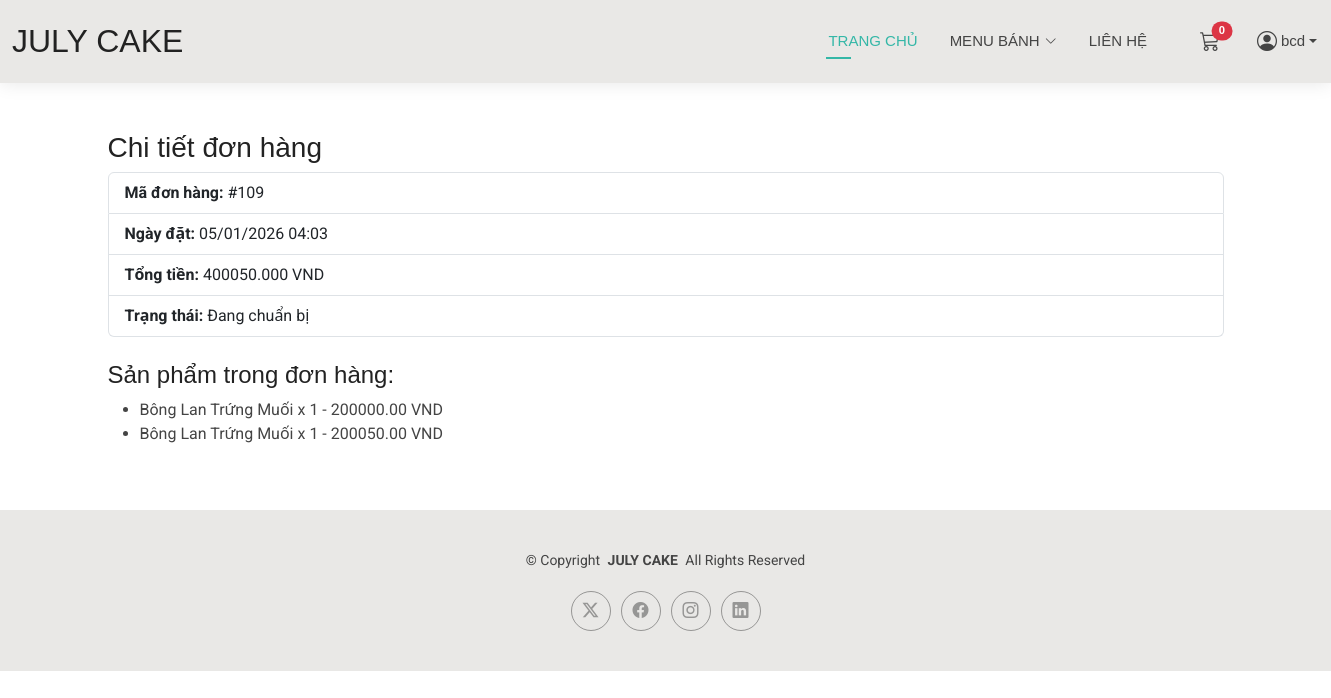
The page /payments/my-orders/109/ (signed in) on the database its author committed.
### payments/models.py (models this page shows, shortened)
class Order(models.Model):
    PAYMENT_CHOICES = [
        ('cod', 'COD'),
        ('vnpay', 'VNPay'),
        ('stripe', 'Stripe'),
        ('paypal', 'PayPal'),
        ('momo', 'MoMo'),
    ]
    STATUS_CHOICES = [
        ('pending', 'Đang xử lý'),
        ('processing', 'Đang chuẩn bị'),
        ('shipping', 'Đang vận chuyển'),
        ('delivered', 'Đã giao hàng'),
        ('cancelled', 'Đã hủy'),
    ]
    user = models.ForeignKey(settings.AUTH_USER_MODEL, null=True, blank=True, on_delete=models.SET_NULL)
    full_name = models.CharField("Người đặt", max_length=255)
    email = models.EmailField("Email", max_length=254, blank=True, null=True)
    phone = models.CharField("Số điện thoại", max_length=50)
    recipient_address = models.CharField("Địa chỉ người nhận", max_length=500)
    note = models.TextField("Ghi chú", blank=True)
    payment_method = models.CharField("Phương thức thanh toán", max_length=50, choices=PAYMENT_CHOICES, default='cod')
    total_amount = models.DecimalField("Tổng tiền", max_digits=12, decimal_places=3, default=Decimal('0'))
    created_at = models.DateTimeField("Thời gian tạo", auto_now_add=True)
    paid = models.BooleanField("Đã thanh toán", default=False)
    status = models.CharField("Trạng thái", max_length=50, choices=STATUS_CHOICES, default='pending')  # Thêm lựa chọn trạng thái
    invoice_token = models.UUIDField(default=uuid.uuid4, editable=False, db_index=True)
    paypal_order_id = models.CharField(max_length=255, blank=True, null=True)
    payment_details = models.JSONField(blank=True, null=True)  # Lưu thông tin chi tiết thanh toán
    momo_order_id = models.CharField(max_length=100, blank=True, null=True)
    class Meta:
        ordering = ['-created_at']  # Sắp xếp theo thời gian tạo, mới nhất lên đầu
        verbose_name = "Order"  # Tên hiển thị trong admin
        verbose_name_plural = "Orders"

class OrderItem(models.Model):
    order = models.ForeignKey(
        Order, related_name='items', on_delete=models.CASCADE
    )  # 1 Order có nhiều OrderItem, liên kết qua khóa ngoại
    product_id = models.IntegerField("Product ID", null=True, blank=True)
    product_name = models.CharField("Tên sản phẩm", max_length=255)
    price = models.DecimalField("Đơn giá", max_digits=12, decimal_places=3)
    quantity = models.PositiveIntegerField("Số lượng", default=1)
    subtotal = models.DecimalField("Thành tiền", max_digits=12, decimal_places=3)
    class Meta:
        verbose_name = "Mặt hàng đơn hàng"
        verbose_name_plural = "Mặt hàng đơn hàng"

### payments/views.py (the view)
# urls.py: path('my-orders/<int:order_id>/', views.customer_order_detail, name='customer_order_detail'),
@login_required
def customer_order_detail(request, order_id):
    order = get_object_or_404(Order, id=order_id, user=request.user)
    items = order.items.all()  # Lấy danh sách sản phẩm trong đơn hàng (order.items liên kết tới OrderItem)
    return render(request, 'payments/customer_order_detail.html', {
        'order': order,
        'items': items,
    })

### cart/context_processors.py (called while the page is built)
def cart_count(request):
    if getattr(request, 'user', None) and request.user.is_authenticated:
        total = CartItem.objects.filter(cart__user=request.user).aggregate(total=Sum('quantity'))['total'] or 0
    else:
        cart = request.session.get('cart', {})
        try:
            total = sum(int(item.get('quantity', 0) or 0) for item in cart.values())
        except Exception:
            total = 0
    return {'cart_count': int(total)}

### payments/templates/payments/customer_order_detail.html
{% extends 'base.html' %}
{% block content %}
<div class="container py-5">
    <h3>Chi tiết đơn hàng</h3>
    <ul class="list-group">
        <li class="list-group-item">
            <strong>Mã đơn hàng:</strong> #{{ order.id }}
        </li>
        <li class="list-group-item">
            <strong>Ngày đặt:</strong> {{ order.created_at|date:"d/m/Y H:i" }}
        </li>
        <li class="list-group-item">
            <strong>Tổng tiền:</strong> {{ order.total_amount }} VND
        </li>
        <li class="list-group-item">
            <strong>Trạng thái:</strong> {{ order.get_status_display }}
        </li>
    </ul>
    <h4 class="mt-4">Sản phẩm trong đơn hàng:</h4>
    <ul>
        {% for item in order.items.all %}
        <li>{{ item.product_name }} x {{ item.quantity }} - {{ item.price|floatformat:2 }} VND</li>
        {% endfor %}
    </ul>
</div>
{% endblock %}

### templates/base.html (shortened to what this page needs)
{% load static %}
<!DOCTYPE html>
<html lang="en">
<head>
  <link href="{% static 'assets/vendor/bootstrap/css/bootstrap.min.css' %}" rel="stylesheet">
  <link href="{% static 'assets/vendor/bootstrap-icons/bootstrap-icons.css' %}" rel="stylesheet">
  <link href="{% static 'assets/vendor/aos/aos.css' %}" rel="stylesheet">
  <link href="{% static 'assets/vendor/swiper/swiper-bundle.min.css' %}" rel="stylesheet">
  <link href="{% static 'assets/vendor/glightbox/css/glightbox.min.css' %}" rel="stylesheet">
  <link href="{% static 'assets/css/main.css' %}" rel="stylesheet">
</head>
<body>
<header id="header" class="header d-flex align-items-center light-background sticky-top">
  <div class="container-fluid position-relative d-flex align-items-center justify-content-between">
    <a href="{% url 'home:index' %}" class="logo d-flex align-items-center me-auto me-xl-0">
      <h1 class="sitename">JULY CAKE</h1>
    </a>
    <nav id="navmenu" class="navmenu">
      <ul>
        <li><a href="{% url 'home:index' %}" class="active">TRANG CHỦ</a></li>
        <li class="dropdown">
          <a href="{% url 'products:list' %}"><span>MENU BÁNH</span> <i class="bi bi-chevron-down toggle-dropdown"></i></a>
        </li>
        <li><a href="{% url 'home:contact' %}">LIÊN HỆ</a></li>
        <li class="ms-3">
          <a href="{% url 'cart:detail' %}" class="position-relative">
            <i class="bi bi-cart3 fs-5"></i>
            <span class="position-absolute top-0 start-100 translate-middle badge rounded-pill bg-danger">
              {% if cart_count %}{{ cart_count }}{% else %}0{% endif %}
            </span>
          </a>
        </li>
        {% if user.is_authenticated %}
         <li class="nav-item dropdown">
              <a class="nav-link dropdown-toggle d-flex align-items-center" href="#" id="userDropdown" role="button" data-bs-toggle="dropdown" aria-expanded="false">
                <i class="bi bi-person-circle fs-5 me-1"></i>
                {{ user.username }}
              </a>
            </li>
        {% else %}
          <li class="ms-3">
            <a href="{% url 'home:login' %}"> Đăng nhập</a>
          </li>
        {% endif %}
      </ul>
    </nav>
  </div>
</header>
{% block content %}
{% endblock %}
<footer id="footer" class="footer light-background">
  <div class="container">
    <div class="copyright text-center">
      <p>© <span>Copyright</span> <strong class="px-1 sitename">JULY CAKE</strong> <span>All Rights Reserved<br></span></p>
    </div>
    <div class="social-links d-flex justify-content-center">
      <a href=""><i class="bi bi-twitter-x"></i></a>
      <a href="https://www.facebook.com/TiemminhlaJulycake"><i class="bi bi-facebook"></i></a>
      <a href="https://www.instagram.com/tiemminhlajulycake/"><i class="bi bi-instagram"></i></a>
      <a href=""><i class="bi bi-linkedin"></i></a>
    </div>
  </div>
</footer>
</body>
</html>

### first_project/static/assets/css/main.css (style rules this page uses)
:root { --default-font: "Roboto", system-ui, -apple-system, "Segoe UI", Roboto, "Helvetica Neue", Arial, "Noto Sans", "Liberation Sans", sans-serif, "Apple Color Emoji", "Segoe UI Emoji", "Segoe UI Symbol", "Noto Color Emoji"; --heading-font: "Raleway", sans-serif; --nav-font: "Poppins", sans-serif; }
:root { --background-color: #ffffff; --default-color: #444444; --heading-color: #222222; --accent-color: #34b7a7; --surface-color: #ffffff; --contrast-color: #ffffff; }
:root { --nav-color: #444444; --nav-hover-color: #34b7a7; --nav-mobile-background-color: #ffffff; --nav-dropdown-background-color: #ffffff; --nav-dropdown-color: #444444; --nav-dropdown-hover-color: #34b7a7; }
.light-background { --background-color: #e9e8e6; --surface-color: #ffffff; }
:root { scroll-behavior: smooth; }
body { color: var(--default-color); background-color: var(--background-color); font-family: var(--default-font); }
a { color: var(--accent-color); text-decoration: none; transition: 0.3s; }
h1, h2, h3, h4, h5, h6 { color: var(--heading-color); font-family: var(--heading-font); }
.header { color: var(--default-color); background-color: var(--background-color); padding: 15px 0; transition: all 0.5s; z-index: 997; box-shadow: 0px 0 18px rgba(0, 0, 0, 0.1); }
.header .logo { line-height: 1; }
.header .logo h1 { font-size: 32px; margin: 0; font-weight: 300; text-transform: uppercase; color: var(--heading-color); }
@media (min-width: 1200px) { .navmenu { padding: 0; } }
@media (min-width: 1200px) { .navmenu ul { margin: 0; padding: 0; display: flex; list-style: none; align-items: center; } }
@media (min-width: 1200px) { .navmenu li { position: relative; } }
@media (min-width: 1200px) { .navmenu>ul>li { white-space: nowrap; padding: 15px 14px; } }
@media (min-width: 1200px) { .navmenu>ul>li:last-child { padding-right: 0; } }
@media (min-width: 1200px) { .navmenu a, .navmenu a:focus { color: var(--nav-color); font-size: 15px; padding: 0 2px; font-family: var(--nav-font); font-weight: 400; display: flex; align-items: center; justify-content: space-between; white-space: nowrap; transition: 0.3s; position: relative; } }
@media (min-width: 1200px) { .navmenu a i, .navmenu a:focus i { font-size: 12px; line-height: 0; margin-left: 5px; transition: 0.3s; } }
@media (min-width: 1200px) { .navmenu>ul>li>a:before { content: ""; position: absolute; height: 2px; bottom: -6px; left: 0; background-color: var(--nav-hover-color); visibility: hidden; width: 0px; transition: all 0.3s ease-in-out 0s; } }
@media (min-width: 1200px) { .navmenu a:hover:before, .navmenu li:hover>a:before, .navmenu .active:before { visibility: visible; width: 25px; } }
@media (min-width: 1200px) { .navmenu li:hover>a, .navmenu .active, .navmenu .active:focus { color: var(--nav-hover-color); } }
.footer { color: var(--default-color); background-color: var(--background-color); font-size: 14px; padding: 40px 0; position: relative; }
.footer .copyright p { margin-bottom: 0; }
.footer .social-links { margin-top: 20px; }
.footer .social-links a { display: flex; align-items: center; justify-content: center; width: 40px; height: 40px; border-radius: 50%; border: 1px solid color-mix(in srgb, var(--default-color), transparent 50%); font-size: 16px; color: color-mix(in srgb, var(--default-color), transparent 50%); margin: 0 5px; transition: 0.3s; }

### rows shown on the page
Order: id "109", created_at "05/01/2026 04:03", total_amount "400050.000", status "Đang chuẩn bị"
OrderItem: product_name "Bông Lan Trứng Muối", quantity "1", price "200000.00"
OrderItem: product_name "Bông Lan Trứng Muối", quantity "1", price "200050.00"

### other values the page prints
{{ user.username }} "bcd"
